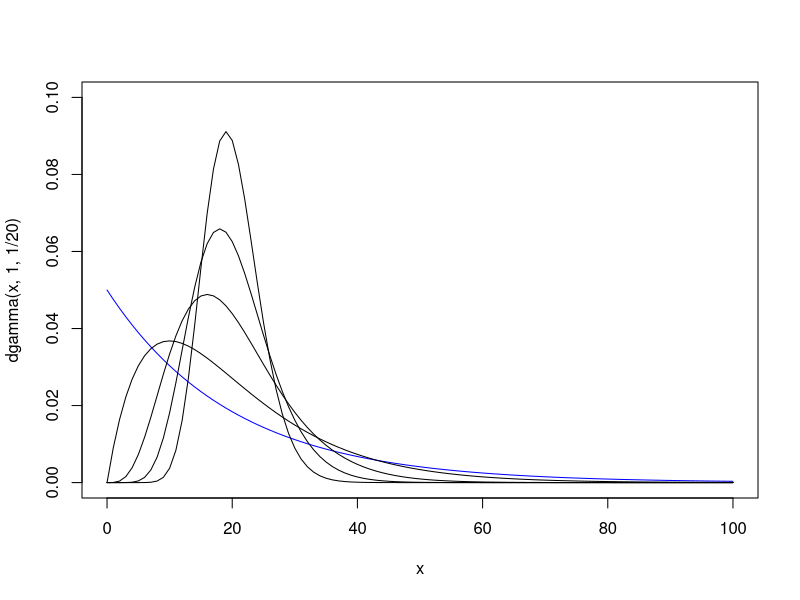
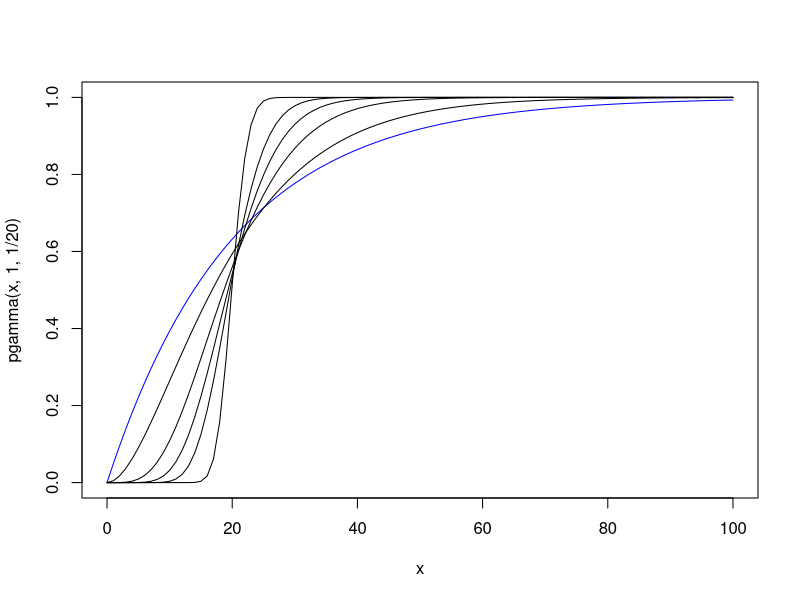
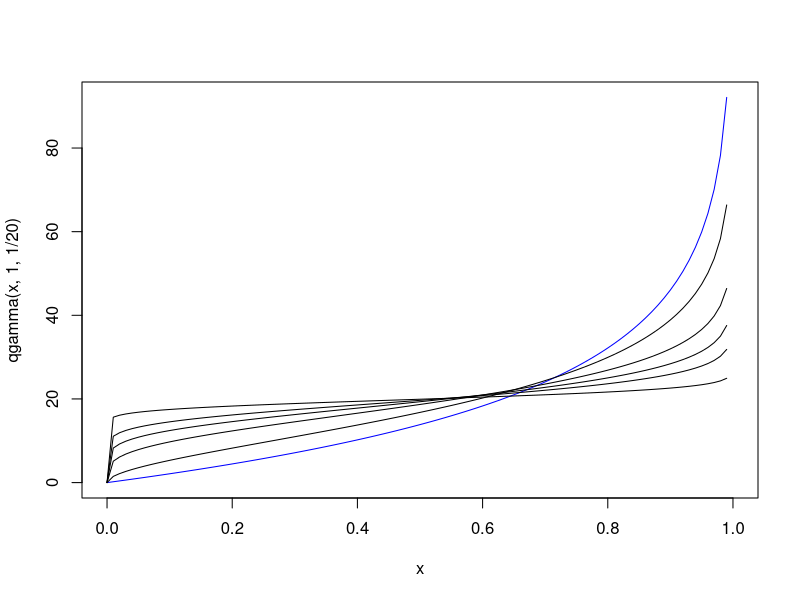
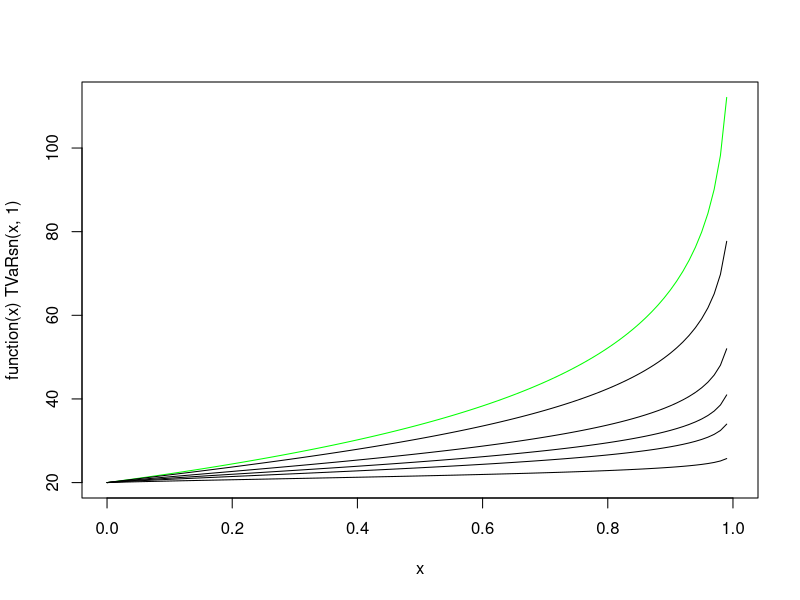
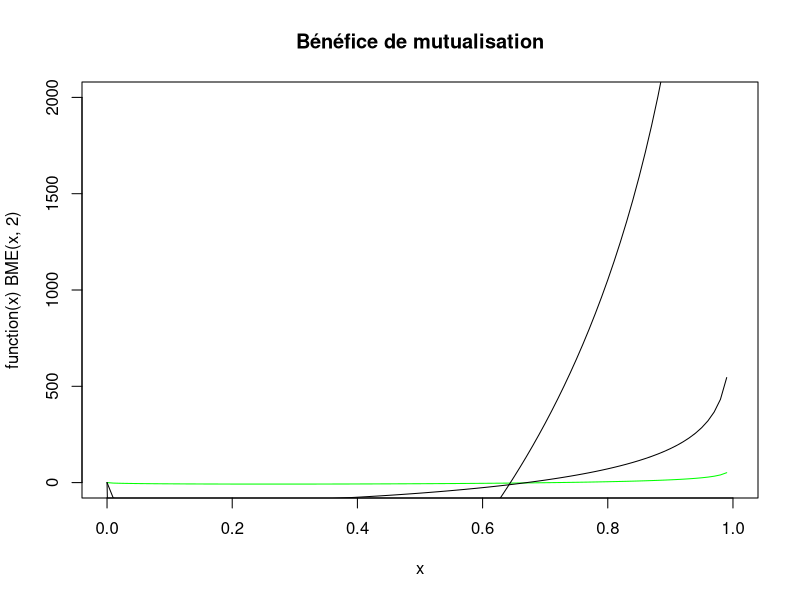
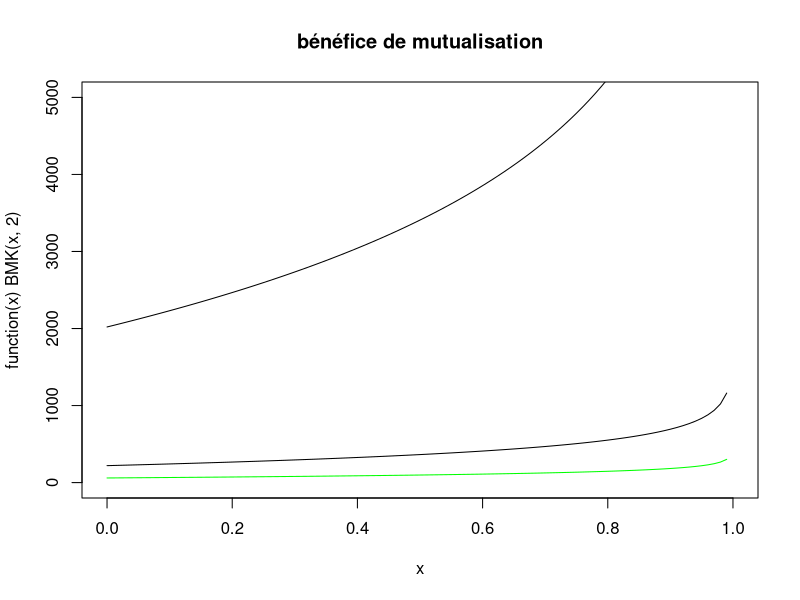

R code for these plots, in order: (Note: this script raises an error after producing the figures.)
###### Exercice 2.1.2 Intro II 

###--------------------------Numero 1 -------------------------------------------
rm(list=ls())
##a) sur papier
##b) sur papier
##c)
curve(dgamma(x,1,1/20),0,100,ylim=c(0,0.1),col="blue")
curve(dgamma(x,2,2/20),0,100,add=T)
curve(dgamma(x,5,5/20),0,100,add=T)
curve(dgamma(x,10,10/20),0,100,add=T)
curve(dgamma(x,20,20/20),0,100,add=T)

##d)
curve(pgamma(x,1,1/20),0,100,ylim=c(0,1),col="blue")
curve(pgamma(x,2,2/20),0,100,add=T)
curve(pgamma(x,5,5/20),0,100,add=T)
curve(pgamma(x,10,10/20),0,100,add=T)
curve(pgamma(x,20,20/20),0,100,add=T)
curve(pgamma(x,100,100/20),0,100,add=T)
## e) 
curve(qgamma(x,1,1/20),0,1,col="blue")
curve(qgamma(x,2,2/20),0,1,add=T)
curve(qgamma(x,5,5/20),0,1,add=T)
curve(qgamma(x,10,10/20),0,1,add=T)
curve(qgamma(x,20,20/20),0,1,add=T)
curve(qgamma(x,100,100/20),0,1,add=T)
## f)
TVaRsn <- function(x,n)
{
  (1/(1-x))* 20 * (1-pgamma(qgamma(x,n,n/20),n+1,n/20))
}

plot(function(x) TVaRsn(x,1),col="green")
plot(function(x) TVaRsn(x,2),add=T)
plot(function(x) TVaRsn(x,5),add=T)
plot(function(x) TVaRsn(x,10),add=T)
plot(function(x) TVaRsn(x,20),add=T)
plot(function(x) TVaRsn(x,100),add=T)

##g)
BME <- function(x,n)
{
  n*qexp(x,1/20) - qgamma(x,n,1/20)
}

plot(function(x) BME(x,2),ylim=c(0,2000),col="green",main="Bénéfice de mutualisation")
plot(function(x) BME(x,10),add=T)
plot(function(x) BME(x,100),add=T)

## h) 
TVaRexp <- function(x)
{
  qexp(x,1/20) + 20
}

BMK <- function(x,n)
{ 
  n*TVaRexp(x) + TVaRsn(x,n)
}

plot(function(x) BMK(x,2),ylim=c(0,5000),col="green",main="bénéfice de mutualisation")
plot(function(x) BMK(x,10),add=T)
plot(function(x) BMK(x,100),add=T)


###--------------------------Numero 2---------------------------------------
rm(list=ls())
## a) 

# x1
b <- 1/2000000
VaRx1 <- qgamma(0.995,1,b)

#x2

VaRx2 <- qgamma(0.995,2,b)
VaRx1 + VaRx2

#totaux
VaRs <- qgamma(0.995,3,b)
## b)

#x1
TVaR <- function(x,shape,rate)
{
  (1/(0.005))* shape/rate*(1-pgamma(x,shape+1,rate))
}
TVaRx1 <- TVaR(VaRx1,1,b)
TVaRx2 <- TVaR(VaRx2,2,b)
TVaRs <- TVaR(VaRs,3,b)

###--------------------------Numero 3------------------------------------

## S suit une  1000*bin(n=400,p=0.008)

#a)
rm(list=ls())
kappa <- c(0.9,0.95,0.99,0.995)
VaRS <- 1000*qbinom(kappa,size=400,0.008)

VaRS - 1000*400*0.008

##b)

VaRS/1000
n <- 400
p <- 0.008
x1 <- 7:n - 6
x2 <- 7:n - 6
x3 <- 9:n - 8 
x4 <- 10:n -9
y1 <- dbinom(7:400,n,p)
y2 <- dbinom(7:400,n,p)
y3 <- dbinom(9:400,n,p)
y4 <- dbinom(10:400,n,p)
stop_loss1 <- sum(x1*y1)
stop_loss2 <- sum(x2*y2)
stop_loss3 <- sum(x3*y3)
stop_loss4 <- sum(x4*y4)

TVaR1 <- ((1/0.1)*stop_loss1 + 6)*1000
TVaR2 <- ((1/0.05)*stop_loss2 + 6)*1000
TVaR3 <- ((1/0.01)*stop_loss3 + 8)*1000
TVaR4 <- ((1/0.005)*stop_loss4  + 9)*1000
TVaRS <- c(TVaR1,TVaR2,TVaR3,TVaR4)
TVaR1 - 1000*400*p
TVaR2- 1000*400*p
TVaR3 - 1000*400*p
TVaR4 - 1000*400*p

## c)



BM <- 400*c(0,0,0,1000) - VaRS
BM
## avantageux seulement pour k = 0.995

## d)

TVaRX1 <-1000* (1/0.1)*0.008
TVaRX2 <- 1000*(1/0.05)*0.008
TVaRX3 <- 1000*(1/0.01)*0.008
TVaRX4 <- 1000

400*c(TVaRX1,TVaRX2,TVaRX3,TVaRX4) -TVaRS

###--------------------------Numero 4 a corriger---------------------------------------------
rm(list=ls())

##hypothese A
m1 <- c(1/5,1/5,1/5,1/5,1/5)
xm1 <- c(1,2,3,4,5)
m2 <- c(1/5,1/5,1/5,1/5,1/5)
xm2 <- c(5,1,2,3,4)
#a)
#Marginale de x1 unif(1,5), marginale de x2 unif(1,5)
#b)
es_x1 <-sum(m1*xm1)
es_x2 <- sum(m2*xm2)
es_x1x2 <- sum(xm1*xm2*m1)
es_x1x2-es_x1*es_x2
#donc independant

#c) S=m1+m2
(xS <- xm1+xm2)
data.frame("Probs"=c(0.2,0.4,0.6,0.8,1),"value"=sort(xS))
#d)
rm(list=ls())
es_x1 <- 15*20
es_x2 <- 15*20
#i
(1/5)*(100*500+200*100+300*200+400*300+500*400)-es_x1*es_x2
#ii
#x1 suit x2 <- ga(15,1/20)
#iii
#x1+x2 <- ga(30,1/20)
pgamma(1000,30,1/20)
qgamma(0.99,30,1/20)

### hypothese B
rm(list=ls())

m1 <- c(1/5,1/5,1/5,1/5,1/5)
xm1 <- c(1,2,3,4,5)
m2 <- c(1/5,1/5,1/5,1/5,1/5)
xm2 <- c(4,3,2,1,5)
#a)
#Marginale de x1 unif(1,5), marginale de x2 unif(1,5)
#b)
es_x1 <-sum(m1*xm1)
es_x2 <- sum(m2*xm2)
es_x1x2 <- sum(xm1*xm2*m1)
es_x1x2-es_x1*es_x2
#donc independant

#c) S=m1+m2
(xS <- xm1+xm2)
data.frame("Probs"=c(0.8,1),"value"=c(5,10))
#d)
rm(list=ls())
es_x1 <- 15*20
es_x2 <- 15*20
#i
(1/5)*(100*400+200*300+300*200+400*100+500*500)-es_x1*es_x2
#ii
#x1 suit x2 <- ga(15,1/20)
#iii
#x1+x2 <- ga(30,1/20)
pgamma(1000,30,1/20)
qgamma(0.99,30,1/20)

##hypothese C
rm(list=ls())

m1 <- c(1/10,1/10,1/10,1/10,1/10,1/10,1/10,1/10,1/10,1/10)
xm1 <- c(1,2,3,4,5,1,2,3,4,5)
xm2 <- c(5,1,2,3,4,4,3,2,1,5)
#a)
#Marginale de x1 unif(1,5), marginale de x2 unif(1,5)
#b)
es_x1 <-sum(m1*xm1)
es_x2 <- sum(m1*xm2)
es_x1x2 <- sum(xm1*xm2*m1)
es_x1x2-es_x1*es_x2
#donc independant

#c) S=m1+m2
(xS <- xm1+xm2)
sort(xS)
data.frame("Probs"=c(1/10,6/10,7/10,8/10,9/10,1),"value"=c(3,5,6,7,9,10))
#d)
rm(list=ls())
es_x1 <-30*10
es_x2 <- 30*10
#i
(1/10)*(100*500+200*100+300*200+400*300+500*400+100*400+200*300+300*200+400*100+500*500)-es_x1*es_x2
#ii
#x1 suit x2 <- ga(30,1/10)
#iii
#x1+x2 <- ga(60,1/20)
pgamma(1000,60,1/10)
qgamma(0.99,60,1/10)

























###--------------------------Numero 5 a corriger----------------------------------
rm(list=ls())
set.seed(20170206)
n1 <- runif(1e1)
n2 <- runif(1e2)
n4 <- runif(1e4)
n8 <- runif(1e8)
mean(n1)
mean(n2)
mean(n4)
mean(n8)

###--------------------------Numero 6 a corriger------------------------------------
rm(list=ls())
set.seed(20170206)
n1 <- runif(1e1)
n2 <- runif(1e2)
n4 <- runif(1e4)
n8 <- runif(1e8)
exp1 <- -log(1-n1)
exp2 <- -log(1-n2)
exp4 <- -log(1-n4)
exp8 <- -log(1-n8)
mean(exp1)
mean(exp2)
mean(exp4)
mean(exp8)


###--------------------------Numero 7 a corriger----------------------------------
rm(list=ls())
set.seed(20170206)
m1 <- 1e1 ; m2 <- 1e2; m4 <- 1e4; m8 <- 1e8
n1 <- runif(m1)
n2 <- runif(m2)
n4 <- runif(m4)
n8 <- runif(m8)
exp1 <- sort(-log(1-n1))
exp2 <- sort(-log(1-n2))
exp4 <- sort(-log(1-n4))
exp8 <- sort(-log(1-n8))
VaR <- -log(0.5)
VaR1 <- exp1[0.5*m1]
VaR2 <- exp2[0.5*m2]
VaR4 <- exp4[0.5*m4]
VaR8 <- exp8[0.5*m8]
sum(exp1>VaR)/m1
sum(exp2>VaR)/m2
sum(exp4>VaR)/m4
sum(exp8>VaR)/m8
###--------------------------Numero 8 a corriger----------------------------------
## x suit un LN(9,1)
rm(list=ls())
set.seed(343463463)
m <- 100000
n <- 5
kappa <- c(0.001,0.01,0.99,0.999)
z <- matrix(runif(m*n),ncol=n,byrow=T)
x1 <- qlnorm(z[,1],9,1)
x2 <- qlnorm(z[,2],9,1)
x3 <- qlnorm(z[,3],9,1)
s <- x1+x2+x3
s_sort <- sort(s)
(VaRS <- s_sort[kappa*m])
(TVaRS <- sapply(VaRS,function(x) mean(s_sort[s_sort>x])))









###--------------------------Numero 9 a corriger----------------------------------
rm(list=ls())
set.seed(343463463)
m <- 100000
z <- matrix(runif(2*m),ncol=2,byrow=T)
x1 <- qexp(z[,1],1/100)
x2 <- qexp(z[,2],1/200)
kappa <- c(0.001,0.01,0.05,0.5,0.95,0.99,0.999)
mean(x1)
mean(x2)
s <- sort(x1+x2)
t <- sort(x1-x2)
mean(s)
mean(t)
#a)
(VaRS <- s[kappa*m])
#b)
(VaRT <- t[kappa*m])
#c)
sapply(VaRS,function(x) mean(s[s>x]))
#d)
sapply(VaRT,function(x) mean(t[t>x]))



###--------------------------Numero 10 a corriger-----------------------------------
rm(list=ls())
random <- function(n)
{
  x <- numeric(n+1)
  x[1] <- 20150309
  i <- 1
  while(i<= (n))
  {
    x[i+1] <- (x[i]*41358)%%2147483647
    i <- i+1
  }
  x[-1]/2147483647
}
z <- matrix(random(2000),ncol=2,byrow=T)
x1 <- qexp(z[,1],1/10)
x2 <- qexp(z[,2],1/25)
#a)
c(x1[1],x2[1])
c(x1[2],x2[2])
#b)
s <- x1+x2
s[1]
s[2]
which.min(s)
s[496]
which.max(s)
s[747]
#c)
#i
sum(s<10)/1000
sum(s<50)/1000
sum(s<200)/1000
#ii
z1 <- s-10
z2 <- s-50
z3 <- s-200
sum(z1[z1>0])/1000 # vrai reponse theorique: 25.47747231
sum(z2[z2>0])/1000 # vrai reponse theorique: 5.594050488
sum(z3[z3>0])/1000 # vrai reponse theorique: 0.013977596









###--------------------------Numero 11 a corriger---------------------------------
rm(list=ls())
random <- function(n)
{
  x <- numeric(n+1)
  x[1] <- 20150309
  i <- 1
  while(i<= (n))
  {
    x[i+1] <- (x[i]*41358)%%2147483647
    i <- i+1
  }
  x[-1]/2147483647
}
z <- matrix(random(2000),ncol=2,byrow=T)
#a)
x1 <- qlnorm(z[,1],log(200)-0.32,0.8)
x2 <- qlnorm(z[,2],2,1/100)
x1[c(1,2)]
x2[c(1,2)]
#b)
s <- x1+x2
s[c(1,2)]
s[which.min(s)]
s[which.max(s)]
#c)
#i
sum(s<=10)/1000
sum(s<=50)/1000
sum(s<=200)/1000

#ii
s1 <- s-10
s2 <- s-50
s3 <- s-200

sum(s1[s1>0])/1000
sum(s2[s2>0])/1000
sum(s3[s3>0])/1000

##ENFIN FINI PUTAIN
### CEST FINI PUTAIN